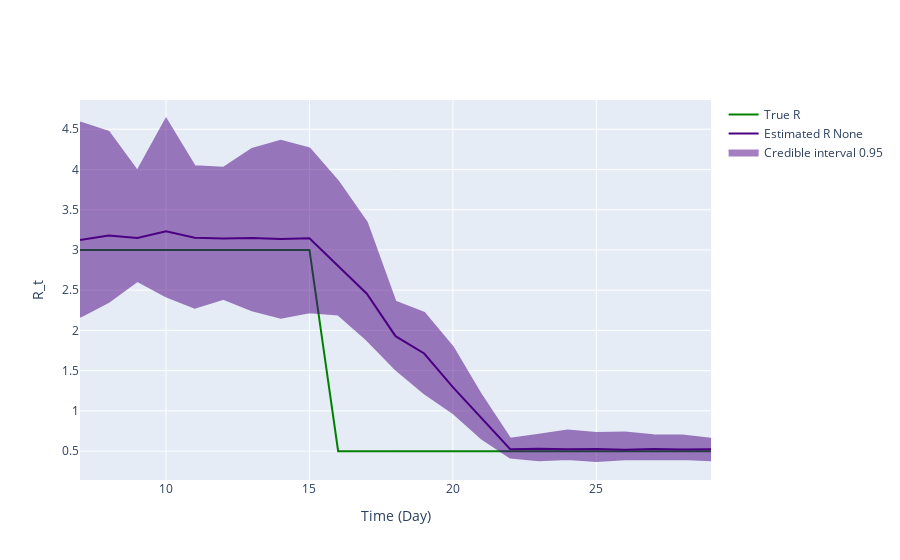

The code cell stored with this chart in its notebook:
### Markdown cell above
## Inference plot using class method results

### Code cell
fig = ReproductionNumberPlot()

fig.add_ground_truth_rt(ground_truth)
fig.add_interval_rt(new_intervals)

fig.update_labels(time_label='Time (Day)', r_label='R_t')

fig.show_figure()

### Figure 1 — Plotly figure (JSON) as saved in the notebook; plotly's stock layout.template omitted (floating-point values rounded to 4 significant figures)
{"data": [{"line": {"color": "green"}, "mode": "lines", "name": "True R", "type": "scatter", "x": [7, 8, 9, 10, 11, 12, 13, 14, 15, 16, 17, 18, 19, 20, 21, 22, 23, 24, 25, 26, 27, 28, 29], "y": [3, 3, 3, 3, 3, 3, 3, 3, 3, 0.5, 0.5, 0.5, 0.5, 0.5, 0.5, 0.5, 0.5, 0.5, 0.5, 0.5, 0.5, 0.5, 0.5]}, {"line": {"color": "indigo"}, "mode": "lines", "name": "Estimated R None", "type": "scatter", "x": [7, 8, 9, 10, 11, 12, 13, 14, 15, 16, 17, 18, 19, 20, 21, 22, 23, 24, 25, 26, 27, 28, 29], "y": [3.122, 3.18, 3.149, 3.233, 3.152, 3.141, 3.147, 3.137, 3.146, 2.804, 2.456, 1.929, 1.714, 1.295, 0.9084, 0.5232, 0.531, 0.5238, 0.5264, 0.516, 0.5269, 0.52, 0.5241]}, {"fill": "toself", "fillcolor": "indigo", "line": {"color": "indigo"}, "mode": "lines", "name": "Credible interval 0.95", "opacity": 0.5, "showlegend": true, "type": "scatter", "x": [7, 8, 9, 10, 11, 12, 13, 14, 15, 16, 17, 18, 19, 20, 21, 22, 23, 24, 25, 26, 27, 28, 29, 29, 28, 27, 26, 25, 24, 23, 22, 21, 20, 19, 18, 17, 16, 15, 14, 13, 12, 11, 10, 9, 8, 7], "y": [4.584, 4.468, 3.981, 4.627, 4.039, 4.021, 4.255, 4.356, 4.261, 3.853, 3.342, 2.356, 2.219, 1.794, 1.193, 0.6534, 0.7045, 0.7564, 0.7252, 0.733, 0.6977, 0.6937, 0.6528, 0.3876, 0.4027, 0.4002, 0.398, 0.3776, 0.4013, 0.3861, 0.4195, 0.6571, 0.976, 1.219, 1.518, 1.883, 2.197, 2.225, 2.159, 2.251, 2.393, 2.283, 2.424, 2.616, 2.354, 2.17]}], "layout": {"hovermode": "x unified", "xaxis": {"title": {"text": "Time (Day)"}}, "yaxis": {"title": {"text": "R_t"}}}}
